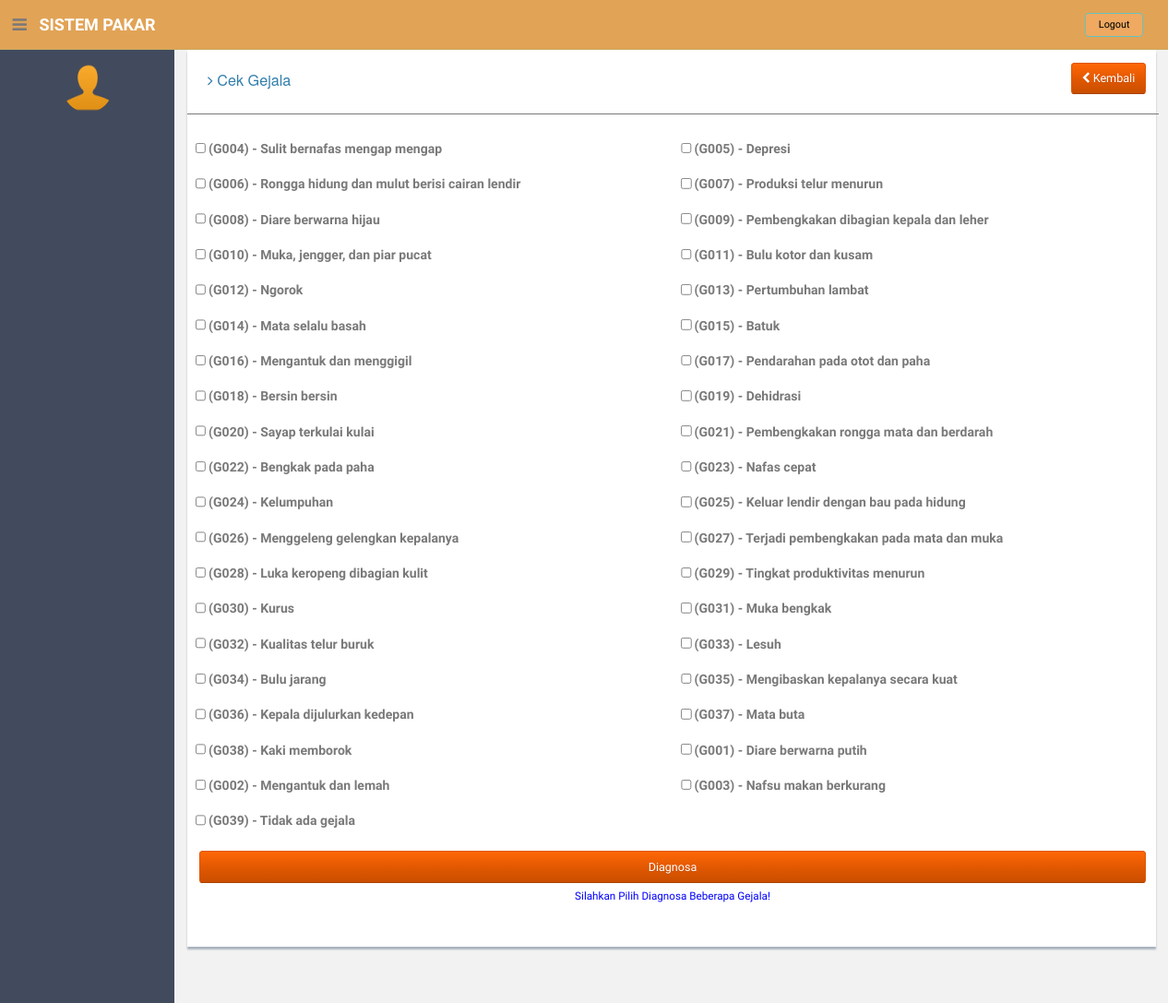
The page /index.php/diagnosis/gejala on the database its author committed.
### tables this page shows
CREATE TABLE `gejala` (
  `id` int(11) NOT NULL,
  `kd_gejala` varchar(10) NOT NULL,
  `nama_gejala` varchar(255) NOT NULL
);

### application/controllers/Diagnosis.php (called while the page is built, shortened)
<?php
class Diagnosis extends CI_Controller {
	public function __construct()
	{
    $this->load->database();
		$this->load->model('gejala_model');
		$this->load->model('penyakit_model');
		$this->load->model('diagnosis_model');
		$this->load->library('dompdf_gen');
	}
  public function gejala()
  {
    $data['path']     = 'Diagnosa';
    $data['diagnosa'] = 'Gejala';
    $data['gejala']   = $this->gejala_model->index();
    $this->load->view('pakar/layouts/header');
    $this->load->view('pakar/layouts/sidebar');
    $this->load->view('diagnosis/cek-gejala', $data);
    $this->load->view('pakar/layouts/footer');
  }
}
?>

### index.php (called while the page is built, shortened)
<?php
require_once BASEPATH.'core/CodeIgniter.php';

### application/models/Gejala_model.php (called while the page is built, shortened)
<?php
class Gejala_model extends CI_Model
{
	public function index($kode = FALSE)
	{
		if($kode == FALSE) {
			$query = $this->db->get('gejala');
			return $query->result_array();
		}
		$query = $this->db->get_where('gejala', array('kd_gejala' => $kode));
		return $query->row_array();
	}
}

### application/views/diagnosis/cek-gejala.php (the view, shortened to what this page needs)
<section id="main-content">
<section class="wrapper">
				<div class="row">
	                  <div class="col-md-12">
                      <div class="content-panel">
                        <div class="container">
                          <div class="row form-group">
                            <div class="container">
                              <h4 class="pull-left"><i class="fa fa-angle-right"></i> Cek Gejala</h4>
															<a class="pull-right btn btn-warning" href="javascript:window.history.go(-1);"><i class="fa fa-chevron-left" aria-hidden="true"></i> Kembali</a>
                            </div>
                            <hr>
                            <form class="form-horizontal">
                              <?php foreach ($gejala as $item): ?>
                                    <div class="col-sm-6" style="padding: 10px">
                                      <input type="checkbox" name="kd_gejala[]" value="<?= $item['kd_gejala'] ?>" id="gejala">
                                      <b style="font-size:1.2em"><?= '('.$item['kd_gejala'] .') - '. $item['nama_gejala'] ?></b>
                                    </div>
                              <?php endforeach; ?>
                            </div>
                            <a id="lanjut" href="" class="btn btn-warning pull-right btn-block">Diagnosa</a>
                             <p style="text-align:center; margin-top:60px; color:blue">
                               	Silahkan Pilih Diagnosa Beberapa Gejala!
                             </p>
                             <br><br>
                        </div>
                      </div>
                    </div>
              </div>
		</section><! --/wrapper -->
		</section><! --/wrapper -->

### assets/css/style.css (style rules this page uses)
body { color: #797979; background: #f2f2f2; font-family: 'Ruda', sans-serif; padding: 0px !important; margin: 0px !important; font-size:13px; zoom: 90%; }
a, a:hover, a:focus { text-decoration: none; outline: none; }
hr { margin-top: 20px; margin-bottom: 20px; border: 0; border-top: 1px solid #797979; }
#main-content { margin-left: 210px; }
.wrapper { display: inline-block; margin-top: 60px; padding-left: 15px; padding-right: 15px; padding-bottom: 15px; padding-top: 0px; width: 100%; }
.content-panel { background: #ffffff; box-shadow: 0px 3px 2px #aab2bd; padding-top: 15px; padding-bottom: 5px; }
.content-panel h4 { margin-left: 10px; }

### rows shown on the page
gejala: kd_gejala "G004", nama_gejala "Sulit bernafas mengap mengap"
gejala: kd_gejala "G005", nama_gejala "Depresi"
gejala: kd_gejala "G006", nama_gejala "Rongga hidung dan mulut berisi cairan lendir"
gejala: kd_gejala "G007", nama_gejala "Produksi telur menurun"
gejala: kd_gejala "G008", nama_gejala "Diare berwarna hijau"
gejala: kd_gejala "G009", nama_gejala "Pembengkakan dibagian kepala dan leher"
gejala: kd_gejala "G010", nama_gejala "Muka, jengger, dan piar pucat"
gejala: kd_gejala "G011", nama_gejala "Bulu kotor dan kusam"
gejala: kd_gejala "G012", nama_gejala "Ngorok"
gejala: kd_gejala "G013", nama_gejala "Pertumbuhan lambat"
gejala: kd_gejala "G014", nama_gejala "Mata selalu basah"
gejala: kd_gejala "G015", nama_gejala "Batuk"
gejala: kd_gejala "G016", nama_gejala "Mengantuk dan menggigil"
gejala: kd_gejala "G017", nama_gejala "Pendarahan pada otot dan paha"
gejala: kd_gejala "G018", nama_gejala "Bersin bersin"
gejala: kd_gejala "G019", nama_gejala "Dehidrasi"
gejala: kd_gejala "G020", nama_gejala "Sayap terkulai kulai"
gejala: kd_gejala "G021", nama_gejala "Pembengkakan rongga mata dan berdarah"
gejala: kd_gejala "G022", nama_gejala "Bengkak pada paha"
gejala: kd_gejala "G023", nama_gejala "Nafas cepat"
gejala: kd_gejala "G024", nama_gejala "Kelumpuhan"
gejala: kd_gejala "G025", nama_gejala "Keluar lendir dengan bau pada hidung"
gejala: kd_gejala "G026", nama_gejala "Menggeleng gelengkan kepalanya"
gejala: kd_gejala "G027", nama_gejala "Terjadi pembengkakan pada mata dan muka"
gejala: kd_gejala "G028", nama_gejala "Luka keropeng dibagian kulit"
gejala: kd_gejala "G029", nama_gejala "Tingkat produktivitas menurun"
gejala: kd_gejala "G030", nama_gejala "Kurus"
gejala: kd_gejala "G031", nama_gejala "Muka bengkak"
gejala: kd_gejala "G032", nama_gejala "Kualitas telur buruk"
gejala: kd_gejala "G033", nama_gejala "Lesuh"
gejala: kd_gejala "G034", nama_gejala "Bulu jarang"
gejala: kd_gejala "G035", nama_gejala "Mengibaskan kepalanya secara kuat"
gejala: kd_gejala "G036", nama_gejala "Kepala dijulurkan kedepan"
gejala: kd_gejala "G037", nama_gejala "Mata buta"
gejala: kd_gejala "G038", nama_gejala "Kaki memborok"
gejala: kd_gejala "G001", nama_gejala "Diare berwarna putih"
gejala: kd_gejala "G002", nama_gejala "Mengantuk dan lemah"
gejala: kd_gejala "G003", nama_gejala "Nafsu makan berkurang"
gejala: kd_gejala "G039", nama_gejala "Tidak ada gejala"
